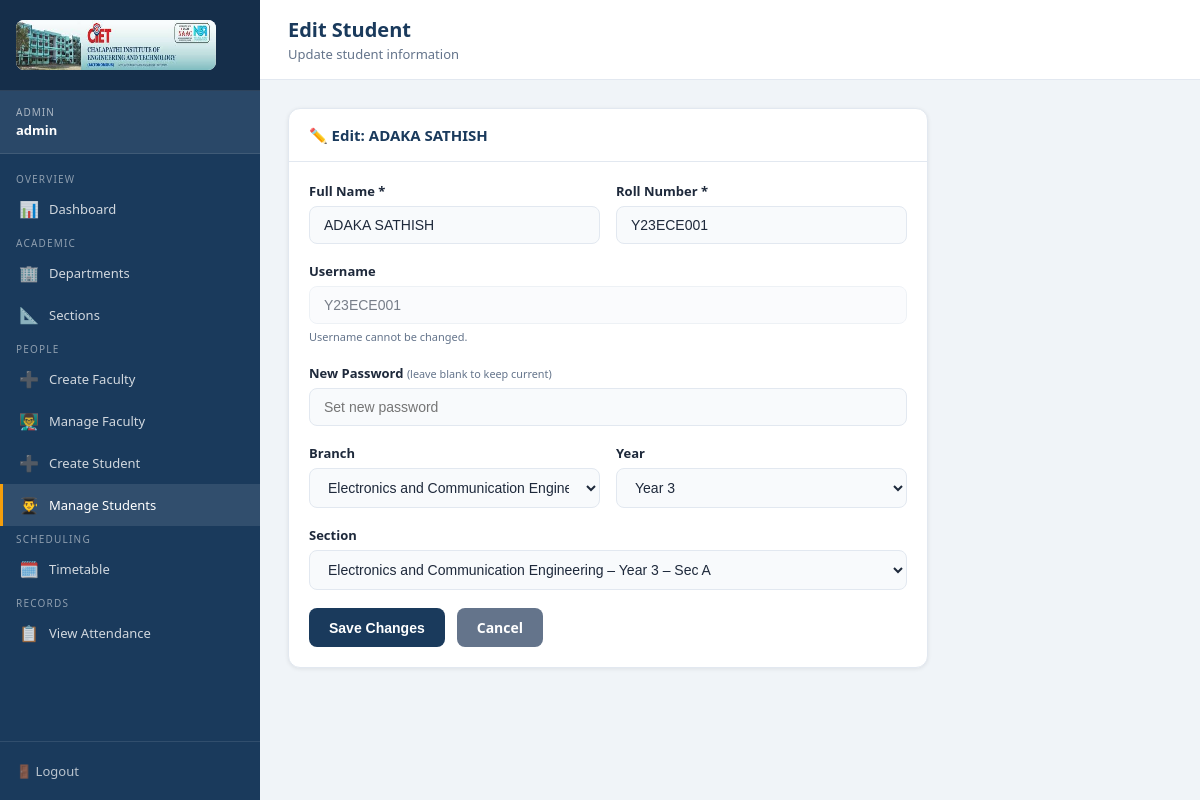
/admin/edit-student/2 (signed in), run on the app's committed database.
### tables this page shows
CREATE TABLE student_profiles (
    id INTEGER PRIMARY KEY AUTOINCREMENT,
    user_id INTEGER UNIQUE NOT NULL,
    section_id INTEGER,
    branch_id INTEGER,
    year_id INTEGER,
    name TEXT NOT NULL,
    roll_number TEXT UNIQUE NOT NULL,
    FOREIGN KEY(user_id) REFERENCES users(id) ON DELETE CASCADE,
    FOREIGN KEY(section_id) REFERENCES sections(id) ON DELETE SET NULL,
    FOREIGN KEY(branch_id) REFERENCES departments(id) ON DELETE SET NULL,
    FOREIGN KEY(year_id) REFERENCES years(id) ON DELETE SET NULL
);

CREATE TABLE users (
    id INTEGER PRIMARY KEY AUTOINCREMENT,
    username TEXT UNIQUE NOT NULL,
    password_hash TEXT NOT NULL,
    role TEXT NOT NULL CHECK(role IN ('admin', 'faculty', 'student'))
);

CREATE TABLE departments (
    id INTEGER PRIMARY KEY AUTOINCREMENT,
    name TEXT UNIQUE NOT NULL
);

### routes/admin.py (the view, shortened to what this page needs)
@admin_bp.route('/edit-student/<int:student_id>', methods=['GET', 'POST'])
@admin_required
def edit_student(student_id):
    db = get_db()
    student = db.execute(
        '''SELECT sp.*, u.username FROM student_profiles sp
           JOIN users u ON sp.user_id = u.id WHERE sp.id = ?''',
        (student_id, )).fetchone()
    if not student:
        flash('Student not found.', 'danger')
        db.close()
        return redirect(url_for('admin.manage_students'))
    branches = db.execute("SELECT * FROM departments ORDER BY name").fetchall()
    years = db.execute("SELECT * FROM years ORDER BY year_number").fetchall()
    sections = db.execute(
        '''SELECT s.id, s.name, d.name as branch_name, y.year_number
           FROM sections s JOIN departments d ON s.branch_id=d.id
           JOIN years y ON s.year_id=y.id ORDER BY d.name, y.year_number, s.name'''
    ).fetchall()
    db.close()
    return render_template('admin/edit_student.html',
                           student=student,
                           branches=branches,
                           years=years,
                           sections=sections)

### routes/admin.py (called while the page is built)
def get_db():
    conn = sqlite3.connect(current_app.config['DB_PATH'])
    conn.row_factory = sqlite3.Row
    conn.execute("PRAGMA foreign_keys = ON")
    return conn

def admin_required(f):
    @wraps(f)
    def decorated(*args, **kwargs):
        if session.get('role') != 'admin':
            flash('Access denied. Admin login required.', 'danger')
            return redirect(url_for('admin.login'))
        return f(*args, **kwargs)
    return decorated

### templates/admin/edit_student.html (shortened to what this page needs)
{% extends 'base.html' %}
{% block page_title %}Edit Student{% endblock %}
{% block page_subtitle %}Update student information{% endblock %}
{% block sidebar %}
<span class="nav-section-title">Overview</span>
<a href="{{ url_for('admin.dashboard') }}"><span class="nav-icon">📊</span> Dashboard</a>
<span class="nav-section-title">Academic</span>
<a href="{{ url_for('admin.departments') }}"><span class="nav-icon">🏢</span> Departments</a>
<a href="{{ url_for('admin.sections') }}"><span class="nav-icon">📐</span> Sections</a>
<span class="nav-section-title">People</span>
<a href="{{ url_for('admin.create_faculty') }}"><span class="nav-icon">➕</span> Create Faculty</a>
<a href="{{ url_for('admin.manage_faculty') }}"><span class="nav-icon">👨‍🏫</span> Manage Faculty</a>
<a href="{{ url_for('admin.create_student') }}"><span class="nav-icon">➕</span> Create Student</a>
<a href="{{ url_for('admin.manage_students') }}" class="active"><span class="nav-icon">👨‍🎓</span> Manage Students</a>
<span class="nav-section-title">Scheduling</span>
<a href="{{ url_for('admin.timetable') }}"><span class="nav-icon">🗓️</span> Timetable</a>
<span class="nav-section-title">Records</span>
<a href="{{ url_for('admin.view_attendance') }}"><span class="nav-icon">📋</span> View Attendance</a>
{% endblock %}
{% block sidebar_footer %}<a href="{{ url_for('admin.logout') }}">🚪 Logout</a>{% endblock %}
{% block content %}
<div class="card" style="max-width:640px;">
    <div class="card-header"><div class="card-title">✏️ Edit: {{ student.name }}</div></div>
    <div class="card-body">
        <form method="POST">
            <div class="form-row">
                <div class="form-group">
                    <label>Full Name *</label>
                    <input type="text" name="name" class="form-control" value="{{ student.name }}" required>
                </div>
                <div class="form-group">
                    <label>Roll Number *</label>
                    <input type="text" name="roll_number" class="form-control" value="{{ student.roll_number }}" required>
                </div>
            </div>
            <div class="form-group">
                <label>Username</label>
                <input type="text" class="form-control" value="{{ student.username }}" disabled style="opacity:0.6;">
                <small style="color:var(--text-muted);font-size:11px;">Username cannot be changed.</small>
            </div>
            <div class="form-group">
                <label>New Password <small style="font-weight:400;color:var(--text-muted);">(leave blank to keep current)</small></label>
                <input type="password" name="password" class="form-control" placeholder="Set new password" autocomplete="new-password">
            </div>
            <div class="form-row">
                <div class="form-group">
                    <label>Branch</label>
                    <select name="branch_id" class="form-control">
                        {% for b in branches %}
                        <option value="{{ b.id }}" {% if student.branch_id == b.id %}selected{% endif %}>{{ b.name }}</option>
                        {% endfor %}
                    </select>
                </div>
                <div class="form-group">
                    <label>Year</label>
                    <select name="year_id" class="form-control">
                        {% for y in years %}
                        <option value="{{ y.id }}" {% if student.year_id == y.id %}selected{% endif %}>Year {{ y.year_number }}</option>
                        {% endfor %}
                    </select>
                </div>
            </div>
            <div class="form-group">
                <label>Section</label>
                <select name="section_id" class="form-control">
                    {% for sec in sections %}
                    <option value="{{ sec.id }}" {% if student.section_id == sec.id %}selected{% endif %}>{{ sec.branch_name }} – Year {{ sec.year_number }} – Sec {{ sec.name }}</option>
                    {% endfor %}
                </select>
            </div>
            <div class="d-flex gap-12 mt-16">
                <button type="submit" class="btn btn-primary">Save Changes</button>
                <a href="{{ url_for('admin.manage_students') }}" class="btn btn-secondary">Cancel</a>
            </div>
        </form>
    </div>
</div>
{% endblock %}

### static/css/style.css (style rules this page uses)
:root { --primary: #1a3a5c; --primary-light: #2563a8; --accent: #f59e0b; --success: #16a34a; --danger: #dc2626; --warning: #d97706; --info: #0891b2; --bg: #f0f4f8; --card-bg: #ffffff; --text: #1e293b; --text-muted: #64748b; --border: #e2e8f0; --sidebar-width: 260px; }
* { box-sizing: border-box; margin: 0; padding: 0; }
body { font-family: 'Segoe UI', Tahoma, Geneva, Verdana, sans-serif; background: var(--bg); color: var(--text); min-height: 100vh; }
.form-group { margin-bottom: 18px; }
.form-group label { display: block; font-size: 13px; font-weight: 600; color: var(--text); margin-bottom: 6px; }
.form-control { width: 100%; padding: 10px 14px; border: 1.5px solid var(--border); border-radius: 8px; font-size: 14px; color: var(--text); background: #f8fafc; transition: border-color 0.2s, box-shadow 0.2s; outline: none; }
select.form-control { cursor: pointer; }
.btn { display: inline-flex; align-items: center; justify-content: center; gap: 6px; padding: 10px 20px; border: none; border-radius: 8px; font-size: 14px; font-weight: 600; cursor: pointer; text-decoration: none; transition: all 0.2s; }
.btn-primary { background: var(--primary); color: #fff; }
.btn-secondary { background: #64748b; color: #fff; }
.nav-section-title { font-size: 10px; text-transform: uppercase; letter-spacing: 1.2px; opacity: 0.5; padding: 16px 16px 6px; }
.sidebar-nav a { display: flex; align-items: center; gap: 10px; padding: 10px 16px; color: rgba(255,255,255,0.8); text-decoration: none; font-size: 13px; font-weight: 500; transition: all 0.2s; border-left: 3px solid transparent; }
.sidebar-nav a:hover, .sidebar-nav a.active { background: rgba(255,255,255,0.1); color: #fff; border-left-color: var(--accent); }
.sidebar-nav a .nav-icon { font-size: 16px; width: 20px; text-align: center; }
.sidebar-footer a { display: flex; align-items: center; gap: 8px; color: rgba(255,255,255,0.7); text-decoration: none; font-size: 13px; padding: 8px 0; }
.card { background: var(--card-bg); border-radius: 12px; box-shadow: 0 1px 4px rgba(0,0,0,0.08); border: 1px solid var(--border); margin-bottom: 24px; }
.card-header { padding: 16px 20px; border-bottom: 1px solid var(--border); display: flex; align-items: center; justify-content: space-between; gap: 12px; }
.card-title { font-size: 15px; font-weight: 700; color: var(--primary); }
.card-body { padding: 20px; }
.d-flex { display: flex; }
.gap-12 { gap: 12px; }
.mt-16 { margin-top: 16px; }
.form-row { display: grid; grid-template-columns: repeat(auto-fit, minmax(220px, 1fr)); gap: 16px; }

### data on the page
student_profiles: name "ADAKA SATHISH", roll_number "Y23ECE001", branch_id "Electronics and Communication Engineering", year_id "Year 3", section_id "Electronics and Communication Engineering – Year 3 – Sec A"
users: username "Y23ECE001"

### other printed values
{{ session.role | upper }} "ADMIN"
